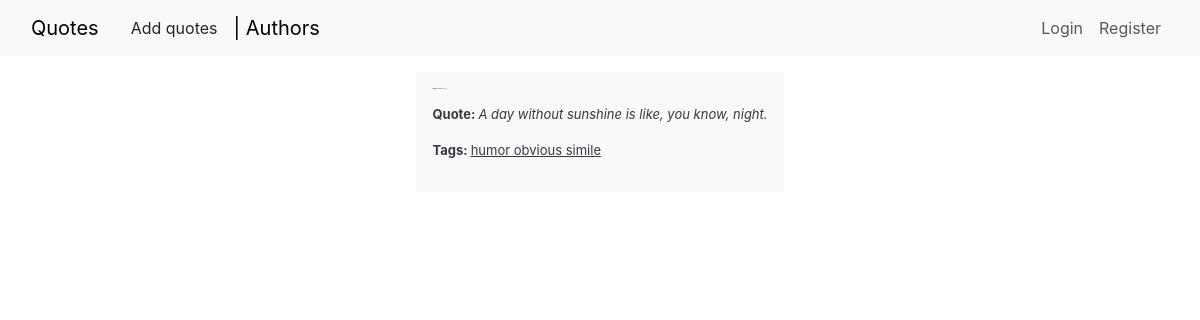
The page / on the database its author committed.
### myweb/apps/index/models.py (models this page shows, shortened)
class Quote(models.Model):
    quote = models.TextField()
    author = models.ForeignKey(Author, on_delete=models.CASCADE)
    tag = models.CharField(max_length=100)

### myweb/apps/index/views.py (the view)
# urls.py: path('', views.index, name='index'),
def index(request):
    quote_list = Quote.objects.order_by('author')
    return render(request, 'index/quote.html', {'quote_list': quote_list})

### myweb/templates/index/quote.html (shortened to what this page needs)
{% extends "base.html" %}
{% block content %}
        {% if quote_list %}
            {% for quote in quote_list %}
            <div class="container">
                <div class="row">
                    <div class="d-flex justify-content-center align-items-center" style="min-height: 20vh;">
                            <div class="p-3 mb-2 bg-light text-dark">
                                <div class="my_author_container">
                                    <p> <strong> Fullname: </strong> {{ quote.author.fullname }}   <a href="{% url 'author_detail' author_id=quote.author.id %}" >(About)</a></p>
                                </div>
                                <div class="my_quote_container">
                                    <p> <strong>Quote: </strong> <em>{{ quote.quote }} </em> </p>
                                </div>
                                <div class="my_tag_container">
                                    <p> <strong>Tags: </strong><u>{{ quote.tag }}</u></p>
                                </div>
                            </div>
                    </div>
                </div>
            </div>
            {% endfor %}
        {% else %}
            <div class="row justify-content-center align-items-center">
                <div >
                    <h4>Цитати не знайдені!</h4>
                </div>
            </div>
        {% endif %}
{% endblock %}

### myweb/templates/styles.css (style rules this page uses)
div.my_author_container { font-size: 1px !important; }
.my_quote_container { font-size: small; }
.my_tag_container { font-size: small; }

### rows shown on the page
Quote: quote "A day without sunshine is like, you know, night.", tag "humor obvious simile"
